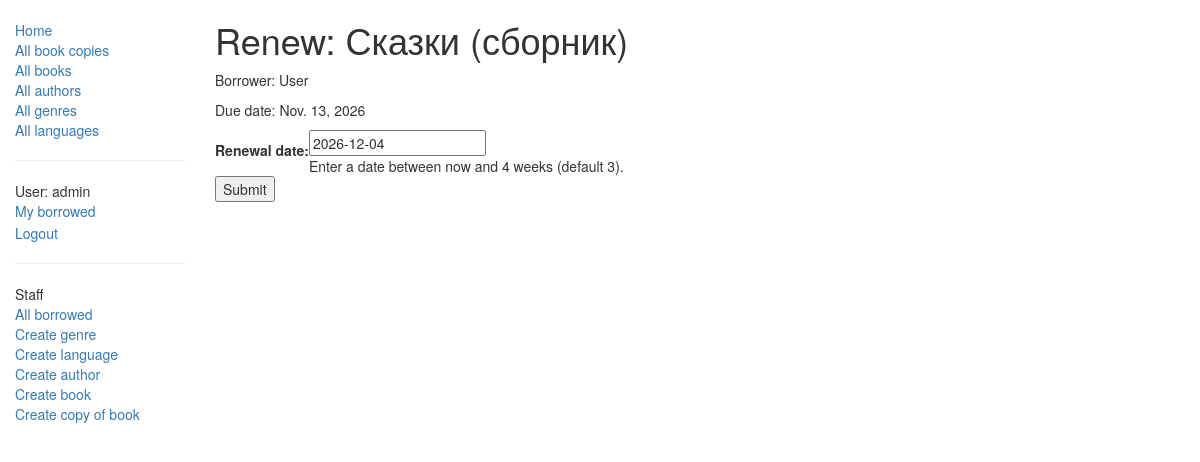
Page /catalog/book/55347d69-81db-4563-a4d5-0dc504654c37/renew/ (signed in) on the earlier database version.
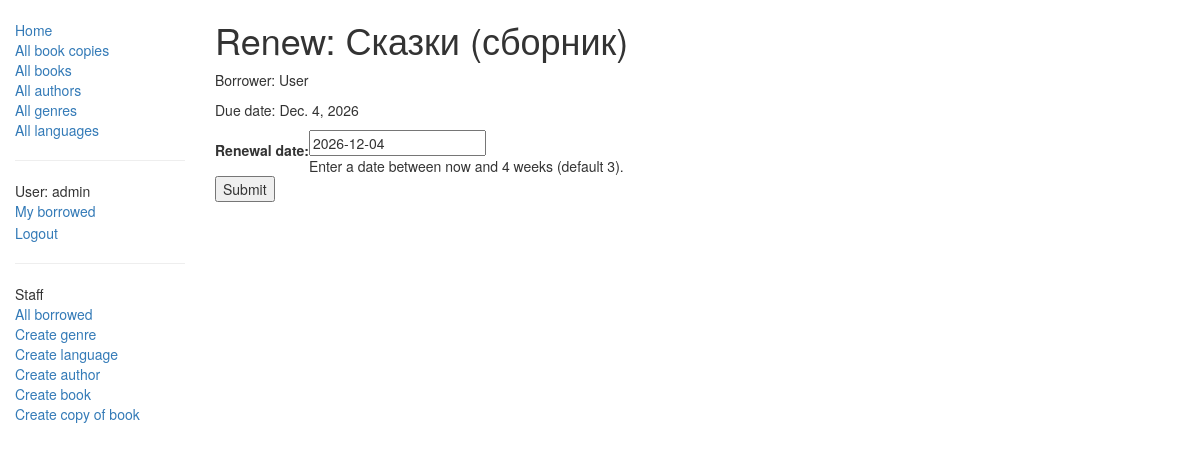
Same page on the later database version.
### catalog/models.py (models this page shows, shortened)
class BookInstance(models.Model):
    id = models.UUIDField(primary_key=True, default=uuid.uuid4, help_text="Unique ID for this particular book across whole library")
    book = models.ForeignKey('Book', on_delete=models.SET_NULL, null=True)
    imprint = models.CharField(max_length=200)
    due_back = models.DateField(null=True, blank=True)
    borrower = models.ForeignKey(User, on_delete=models.SET_NULL, null=True, blank=True)
    @property
    def is_overdue(self):
        if self.due_back and date.today() > self.due_back:
            return True
        return False
    LOAN_STATUS = (
        ('m', 'Maintenance'),
        ('o', 'On loan'),
        ('a', 'Available'),
        ('r', 'Reserved'),
    )
    status = models.CharField(max_length=1, choices=LOAN_STATUS, blank=True, default='m', help_text='Book availability')
    class Meta:
        ordering = ["due_back"]
        permissions = (("can_mark_returned", "Set book as returned"),)

class Book(models.Model):
    title = models.CharField(max_length=200)
    author = models.ForeignKey('Author', on_delete=models.SET_NULL, null=True)
    summary = models.TextField(max_length=1000, help_text="Enter a brief description of the book")
    isbn = models.CharField('ISBN',max_length=13, help_text='13 Character <a href="https://www.isbn-international.org/content/what-isbn">ISBN number</a>')
    genre = models.ManyToManyField(Genre, help_text="Select a genre for this book")
    language = models.ForeignKey('Language', on_delete=models.SET_NULL, null=True)
    def display_genre(self):
        """
        Creates a string for the Genre. This is required to display genre in Admin.
        """
        return ', '.join([ genre.name for genre in self.genre.all()[:3] ])
    display_genre.short_description = 'Genre'

### catalog/views.py (the view)
# urls.py: path('book/<uuid:pk>/renew/', views.renew_book_librarian, name='renew-book-librarian'),
@permission_required('catalog.can_mark_returned')
def renew_book_librarian(request, pk):
    book_inst = get_object_or_404(BookInstance, pk=pk)
    if request.method == 'POST':
        form = RenewBookForm(request.POST)
        if form.is_valid():
            book_inst.due_back = form.cleaned_data['renewal_date']
            book_inst.save()
            return HttpResponseRedirect(reverse('all-borrowed') )
    else:
        proposed_renewal_date = datetime.date.today() + datetime.timedelta(weeks=3)
        form = RenewBookForm(initial={'renewal_date': proposed_renewal_date,})
    return render(request, 'catalog/book_renew_librarian.html', {'form': form, 'bookinst':book_inst})

### catalog/forms.py (shortened to what this page needs)
class RenewBookForm(forms.Form):
    renewal_date = forms.DateField(help_text="Enter a date between now and 4 weeks (default 3).")

### catalog/templates/catalog/book_renew_librarian.html (shortened to what this page needs)
{% extends "base_generic.html" %}
{% block content %}
    <h1>Renew: {{bookinst.book.title}}</h1>
    <p>Borrower: {{bookinst.borrower}}</p>
    <p{% if bookinst.is_overdue %} class="text-danger"{% endif %}>Due date: {{bookinst.due_back}}</p>
    <form action="" method="post">
        <table>
        {{ form.as_table }}
        </table>
        <input type="submit" value="Submit" />
    </form>
{% endblock %}

Differences in the rows shown:
changed BookInstance "Сказки (сборник)": due_back "Nov. 13, 2026" → "Dec. 4, 2026"
